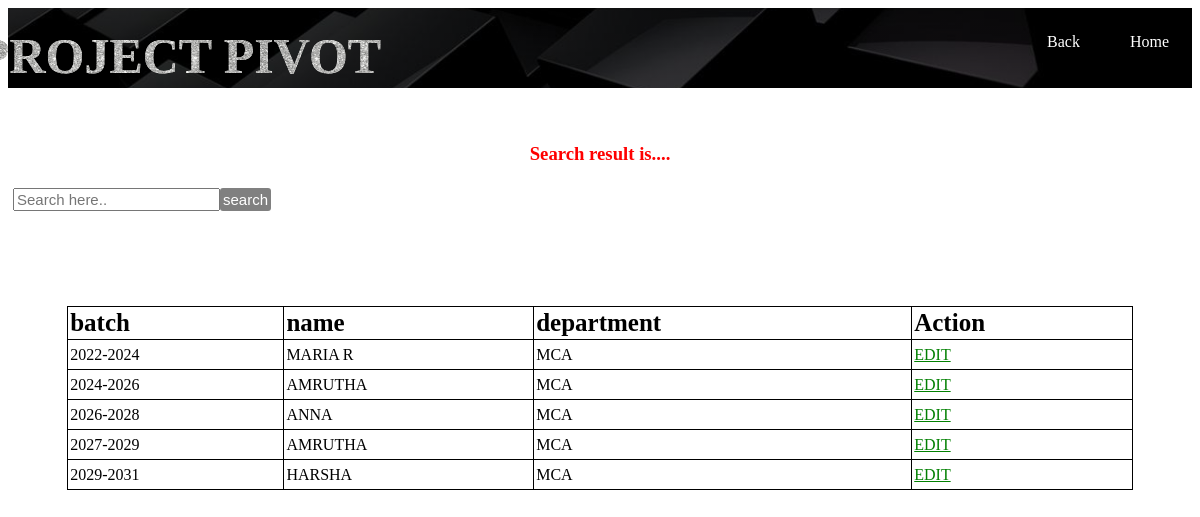
Screenshot of /advsearch.php with the database file from the repository.
### tables this page shows
CREATE TABLE `advisor` (
  `id` int(11) NOT NULL,
  `batch` varchar(30) NOT NULL,
  `dept` varchar(20) NOT NULL,
  `name` varchar(30) NOT NULL,
  `sid` varchar(30) NOT NULL,
  `uid` varchar(30) NOT NULL
);

### advsearch.php (the view)
<html>
<head>
<link rel="stylesheet" type="text/css" href="maincss.css">
<link rel="stylesheet" type="text/css" href="view.css">
<link rel="stylesheet" type="text/css" href="search.css"></head>
<body>
<header>
            <div class="main">
    <ul>
      <li><a href="advview.php">Back</a></li>
<li><a href="adminhome.php">Home</a></li>
</ul></div>
        <div class="title">
            <h3>PROJECT PIVOT </h3></div></header>
        <div class="title">
            <h3>PROJECT PIVOT </h3></div></header><br><br>
<font face="Bahnschrift Condensed">
  <h3><center><font color="red">Search result is....</center></font></h3>
<form method="POST" action="">
  <div class="input-group"><table ><tr align="left" >
  <input type="text" name="srch" placeholder="Search here.."class="btns">
    <input type="submit" name="search" value="search" class="btn" ></tr></table></div>
</form></body></html>
<?php
$connect = mysqli_connect("localhost", "root", "", "project");
$output = '';
if(isset($_POST["search"]))
{
 $search = mysqli_real_escape_string($connect, $_POST["srch"]);
 $query = "
  SELECT * FROM advisor
  WHERE batch LIKE '%".$search."%'
  OR name LIKE '%".$search."%'
  OR dept LIKE '%".$search."%'
 ";
}
else
{
 $query = "
  SELECT * FROM advisor ORDER BY batch
 ";
}
$result = mysqli_query($connect, $query);
if(mysqli_num_rows($result) > 0)
{
 $output .= '
  <div class="table-responsive">
   <table class="table table bordered">
    <tr>
     <th>batch</th>
     <th>name</th>
     <th>department</th>
     <th>Action</th>
    </tr>
 ';
 while($row = mysqli_fetch_array($result))
 {
  $output .= '
   <tr>
    <td>'.$row["batch"].'</td>
    <td>'.$row["name"].'</td>
    <td>'.$row["dept"].'</td>
    <td>
<a class="del_btn" name="edit" href="advedit.php">EDIT</a></td>
   </tr>
  ';
 }
 echo $output;
}
else
{
  echo'<script>alert("Data not found!!!!")</script>';
}
?>

### maincss.css (style rules this page uses)
header { background-image:linear-gradient(rgba(0,0,0,0.4),rgba(0,0,0,0.4)),url(black.jpg); height: 10vh; background-size: cover; background-position: center; }
ul { float:right; list-style-type: none; margin-top: 25px; }
ul li { display: inline-block; }
ul li a { font-color :green; text-decoration: none; color: #fff; padding: 5px 20px; border:3px solid transparent; transition: 0.6s ease; }
.title { position: absolute; top:7%; left:15%; float:center; transform: translate(-50%,-50%); }
.title h3 { color: #fff; font-size: 50px; }
.title h3 { font-size:50px; font-family: Bahnschrift Condensed;,serif; text-align:center; color:rgba(225,225,225,.1); background-image: url(download.jpg); background-repeat: repeat-x; -webkit-background-clip:text; animation: animate 15s linear infinite; float: center; }

### view.css (style rules this page uses)
table { width: 90%; margin: 30px auto; border-collapse: collapse; text-align: left; }
th { font-size: 25px; }
th,td { border: 1px solid #000; height: 30px; padding:2px; }
.del_btn { color:green; }

### search.css (style rules this page uses)
.input-group { margin: 10px 0px 10px 0px; font-size: 50px; padding: 5px; border-spacing: 5px; }
.btn { padding: 3px; font-size: 15px; color: white; background:grey ; border:none; border-radius: 3px; }
.btns { font-size: 15px; }

### rows the page displays
advisor: batch "2022-2024", name "MARIA R", dept "MCA"
advisor: batch "2024-2026", name "AMRUTHA", dept "MCA"
advisor: batch "2026-2028", name "ANNA", dept "MCA"
advisor: batch "2027-2029", name "AMRUTHA", dept "MCA"
advisor: batch "2029-2031", name "HARSHA", dept "MCA"
